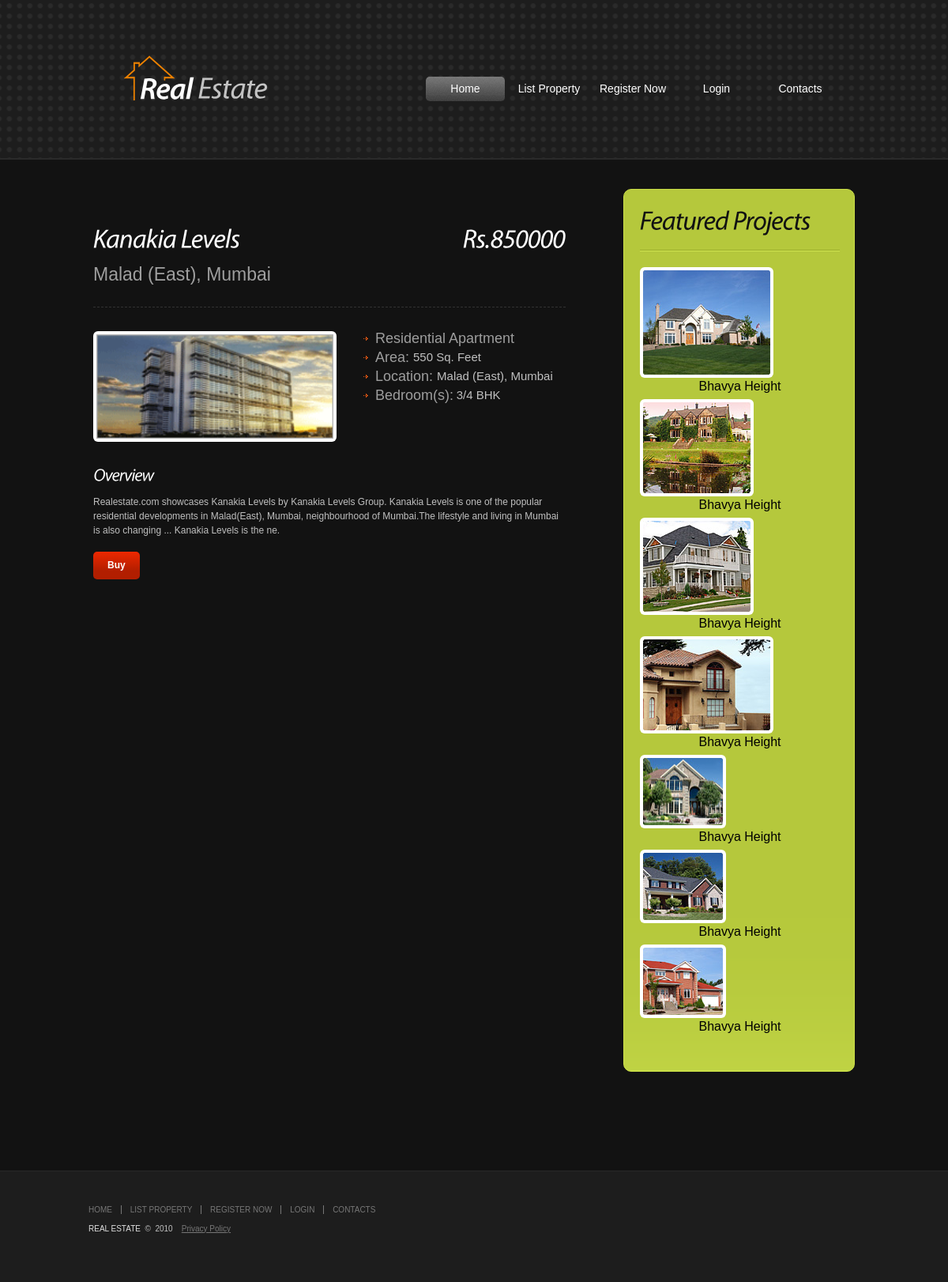
/view.php?Pname=Kanakia Levels, run on the app's committed database.
### tables this page shows
CREATE TABLE IF NOT EXISTS `view` (
  `id` int(255) NOT NULL AUTO_INCREMENT,
  `pname` varchar(255) NOT NULL,
  `pcity` varchar(255) NOT NULL,
  `pimg` varchar(255) NOT NULL,
  `pprice` int(255) NOT NULL,
  `area` int(255) NOT NULL,
  `pbedroom` varchar(255) NOT NULL,
  `pdesc` varchar(255) NOT NULL,
  `poverview` varchar(255) NOT NULL,
  PRIMARY KEY (`id`)
);

### view.php (the view, shortened to what this page needs)
<!DOCTYPE html>
<html lang="en">
<head>
	<link rel="stylesheet" href="css/reset.css" type="text/css" media="all">
	<link rel="stylesheet" href="css/grid.css" type="text/css" media="all">
	<link rel="stylesheet" href="css/style.css" type="text/css" media="all">
</head>
<body>
<?php
			include('header1.php');
			?>
	<section id="content">
		<div class="container_16">
			<div class="clearfix">
				<section id="mainContent" class="grid_10">
    <div id="container_ff"></div>
        <article>
        <div class="clearfix">
        				<div class="fleft">
        				<?php
	if(isset($_GET['Pname'])){
        $name = $_GET['Pname'];
    }
    $result = mysql_query('Select * From view Where pname="'.$name.'"');
    $row = mysql_fetch_array($result);
       ?>
						<h2><?php echo $row['pname'] ?></h2>
						<span class="span"> <?php echo $row['pcity'] ?> </span>
						</div>
						<div class="fright">
						<h2> Rs.<?php echo $row['pprice'] ?> </h2>
						</div>
						</div>
					</article>
					<div class="wrapper">
							<figure><img src="images/<?php echo $row['pimg'] ?>" alt="" width="300"></figure>
							<ul class="list1">
							<li>
							<span class="span1"><?php echo $row['pdesc'] ?></span>
							</li>
							<li>
							<span class="span1"> Area: </span>
							<span class="span2"> <?php echo $row['area'] ?> Sq. Feet </span>
							</li>
							<li>
							<span class="span1"> Location: </span>
							<span class="span2"> <?php echo $row['pcity'] ?> </span>
							</li>
							<li class="last">
							<span class="span1">Bedroom(s):</span>
							<span class="span2"> <?php echo $row['pbedroom'] ?> BHK</span>
							</li>
							</ul>
							</div>
					<div id="container_ff"></div>
					<div class="wrapper">
					<h1>Overview</h1>
					<p><?php echo $row['poverview'] ?>.</p>
					<a href="payment.php?Pname=<?php echo $row['pname'] ?>" class="button" > Buy </a>
					 </div>
				</section>
				<aside class="grid_6">
					<div class="prefix_1">
						<article>
							<div class="box">
								<h2>Featured Projects</h2>
								<div class="wrapper"><figure class="alt"><img src="images/2page-img1.jpg" alt=""></figure></div>
								<h3 class="aligncenter">Bhavya Height</h3>
								<div class="wrapper"><figure class="alt"><img src="images/3page-img6.jpg" alt=""></figure></div>
								<h3 class="aligncenter">Bhavya Height</h3>
								<div class="wrapper"><figure class="alt"><img src="images/3page-img7.jpg" alt=""></figure></div>
								<h3 class="aligncenter">Bhavya Height</h3>
								<div class="wrapper"><figure class="alt"><img src="images/5page-img1.jpg" alt=""></figure></div>
								<h3 class="aligncenter">Bhavya Height</h3>
								<div class="wrapper"><figure class="alt"><img src="images/3page-img3.jpg" alt=""></figure></div>
								<h3 class="aligncenter">Bhavya Height</h3>
								<div class="wrapper"><figure class="alt"><img src="images/3page-img4.jpg" alt=""></figure></div>
								<h3 class="aligncenter">Bhavya Height</h3>
             <div class="wrapper"><figure class="alt"><img src="images/3page-img5.jpg" alt=""></figure></div>
								<h3 class="aligncenter">Bhavya Height</h3>
							</div>
						</article>
			</div>
		</div>
		</div>
	</section>
	<?php
			include('footer.php');
			?>
</body>
</html>

### css/grid.css (style rules this page uses)
.container_16 { margin-left: auto; margin-right: auto; width: 976px; }
.grid_1, .grid_2, .grid_3, .grid_4, .grid_5, .grid_6, .grid_7, .grid_8, .grid_9, .grid_10, .grid_11, .grid_12, .grid_13, .grid_14, .grid_15, .grid_16 { display:inline; float: left; position: relative; margin-left: 6px; margin-right: 6px; }
.container_16 .grid_6 { width:354px; }
.container_16 .grid_10 { width:598px; }
.container_16 .prefix_1 { padding-left:61px; }
.clearfix:after { clear: both; content: ' '; display: block; font-size: 0; line-height: 0; visibility: hidden; width: 0; height: 0; }
.clearfix { display: inline-block; }
.clearfix { display: block; }

### css/style.css (style rules this page uses)
article, aside, audio, canvas, command, datalist, details, embed, figcaption, figure, footer, header, hgroup, keygen, meter, nav, output, progress, section, source, video { display:block }
body { background:#1d1d1d;font-family:Arial, Helvetica, sans-serif;font-size:100%;line-height:1.125em;color:#c0c0c0 }
html { min-width:980px }
html, body { height:100% }
.container_16 { font-size:.75em;position:relative }
#content { padding:37px 0 90px 0;background:#121212 }
#mainContent { padding:13px 0 0 0 }
.fleft { float:left }
.fright { float:right }
.aligncenter { text-align:center }
.wrapper { width:100%;overflow:hidden }
figure { margin:0 24px 0 0;float:left;padding:4px;background:#fff;position:relative;border-radius:6px;-moz-border-radius:6px;-webkit-border-radius:6px;behavior:url(js/PIE.htc) }
figure.alt { margin-right:5px }
p { margin-bottom:18px }
a { color:#c0c0c0;outline:none }
h1 { font-size:22px;color:#fff;line-height:1.2em;font-style:italic;font-weight:normal;letter-spacing:-1px;margin-bottom:.5em }
h2 { font-size:33px;color:#fff;line-height:1.2em;font-style:italic;font-weight:normal;letter-spacing:-1px;margin-bottom:.5em }
h3 { font-size:1em;line-height:16px;font-weight:normal;text-transform:uppercase;color:#c0c0c0;margin-bottom:5px }
.button { display:inline-block;position:relative;border-radius:5px;-moz-border-radius:5px;-webkit-border-radius:5px;background-color:#d42400;background:-webkit-gradient(linear, 0 0, 0 70%, from(#ed2800), to(#b21e00));background:-moz-linear-gradient(#ed2800, #b21e00 70%);background:linear-gradient(#ed2800, #b21e00 70%);-pie-background:linear-gradient(#ed2800, #b21e00 70%);behavior:url(js/PIE.htc);padding:0 18px 0 18px;line-height:35px;color:#fff;font-weight:bold;text-decoration:none;-webkit-transition-duration:0.5s }
.box { background:url(../images/box-bg.gif) 0 100% repeat-x #b5c83c;padding:24px 18px 40px 20px;border:1px solid #c9dd47;border-radius:10px;-moz-border-radius:10px;-webkit-border-radius:10px;behavior:url(js/PIE.htc);position:relative;color:#fff }
.box h2 { color:#121212;background:url(../images/bd_bot.gif) 0 100% repeat-x;padding-bottom:20px;margin-bottom:20px;line-height:30px;letter-spacing:-1px }
.box h3 { font-weight:normal;color:#000;font-size:16px;line-height:22px;text-transform:none }
.span { color: #9e9e9e; display: block; font-size: 23px; }
.span1 { color: #9e9e9e; font-size: 18px; }
.span2 { font-size: 15px; }
.list1 { float: left; margin: 0 0 20px; padding-left: 10px; width: 250px; }
.last { padding: 0 0 5px; }
#mainContent article { padding:0 0 32px 0;margin-bottom:30px;border-bottom:1px dashed #323232 }
aside article { padding-bottom:0;margin-bottom:35px }
.list1 li { background:url(../images/arrow1.gif) no-repeat 0 7px;padding:0 0 6px 15px;font-size:13px;zoom:1 }
#container_ff { float:left; width: 558px; padding: 15px; }

### data on the page
view: pcity "Malad (East), Mumbai", pimg (picture), pdesc "Residential Apartment", area "550", pbedroom "3/4", poverview "Realestate.com showcases Kanakia Levels by Kanakia Levels Group. Kanakia Levels is one of the popular residential developments in Malad(East), Mumbai, neighbourhood of Mumbai.The lifestyle and living in Mumbai is also changing ... Kanakia Levels is the ne"
